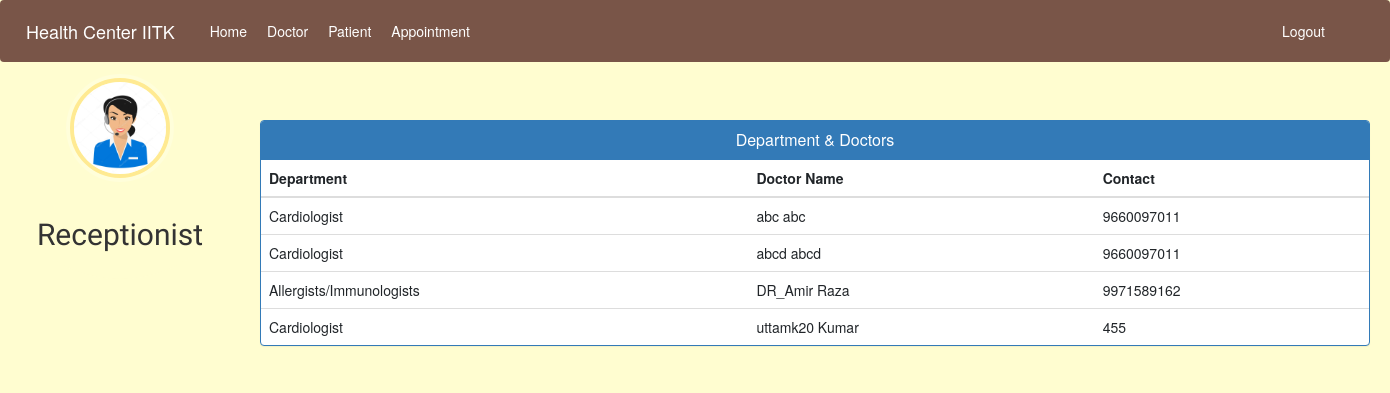
The app's page /admin-view-doctor-specialisation (signed in), older data.
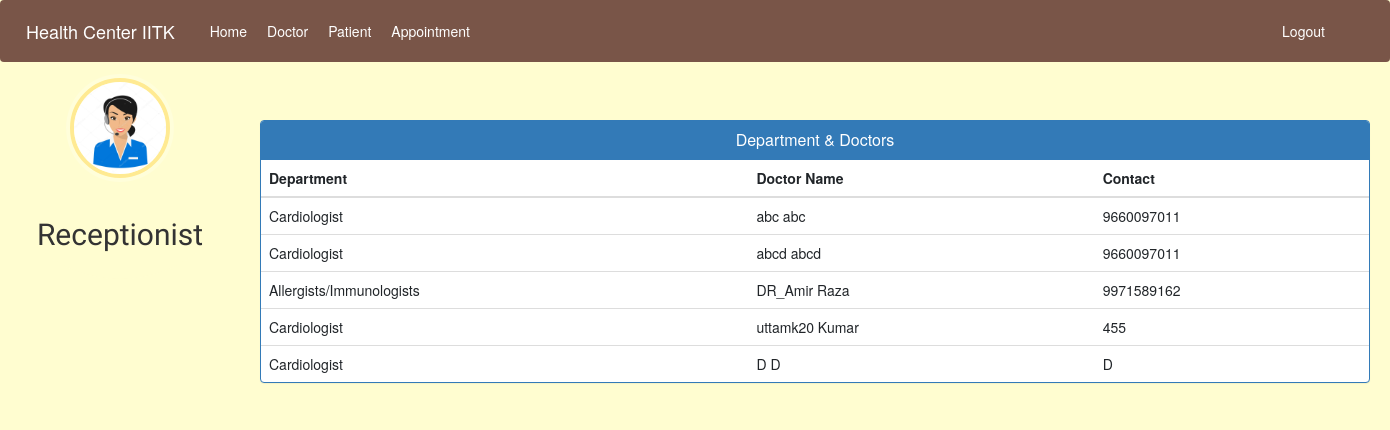
The same page, newer data.
### hospital/models.py (models this page shows, shortened)
class Doctor(models.Model):
    user = models.OneToOneField(User, on_delete=models.CASCADE)
    profile_pic = models.ImageField(
        upload_to='profile_pic/DoctorProfilePic/', default='../static/images/error.jpg', null=True, blank=True)
    address = models.CharField(max_length=40)
    mobile = models.CharField(max_length=20, null=True)
    department = models.CharField(
        max_length=50, choices=departments, default='Cardiologist')
    status = models.BooleanField(default=False)
    @property
    def get_name(self):
        return self.user.first_name+" "+self.user.last_name

### hospital/views.py (the view)
# urls.py: path('admin-view-doctor-specialisation', views.admin_view_doctor_specialisation_view,
@login_required(login_url='adminlogin')
@user_passes_test(is_admin)
def admin_view_doctor_specialisation_view(request):
    doctors = models.Doctor.objects.all().filter(status=True)
    return render(request, 'hospital/admin_view_doctor_specialisation.html', {'doctors': doctors})

### hospital/views.py (called while the page is built)
def is_admin(user):
    return user.groups.filter(name='ADMIN').exists()

### templates/hospital/admin_view_doctor_Specialisation.html (shortened to what this page needs)
{% extends 'hospital/admin_base.html' %}
{% block content %}
<head>
  <link href="//netdna.bootstrapcdn.com/bootstrap/3.0.0/css/bootstrap.min.css" rel="stylesheet" id="bootstrap-css">
</head>
<div class="container">
  <br/>
  <br/>
  <br/>
  <br/>
  <div class="panel panel-primary">
    <div class="panel-heading">
      <h6 class="panel-title">Department & Doctors</h6>
    </div>
    <table class="table table-hover" id="dev-table">
      <thead>
        <tr>
          <th>Department</th>
          <th>Doctor Name</th>
          <th>Contact</th>
        </tr>
      </thead>
      {% for d in doctors %}
      <tr>
        <td>{{d.department}}</td>
        <td> {{d.get_name}}</td>
        <td>{{d.mobile}}</td>
      </tr>
      {% endfor %}
    </table>
  </div>
</div>
{% endblock content %}

Row changes from the older to the newer data that the page shows:
added Doctor: department "Cardiologist", get_name "D D", mobile "D"
